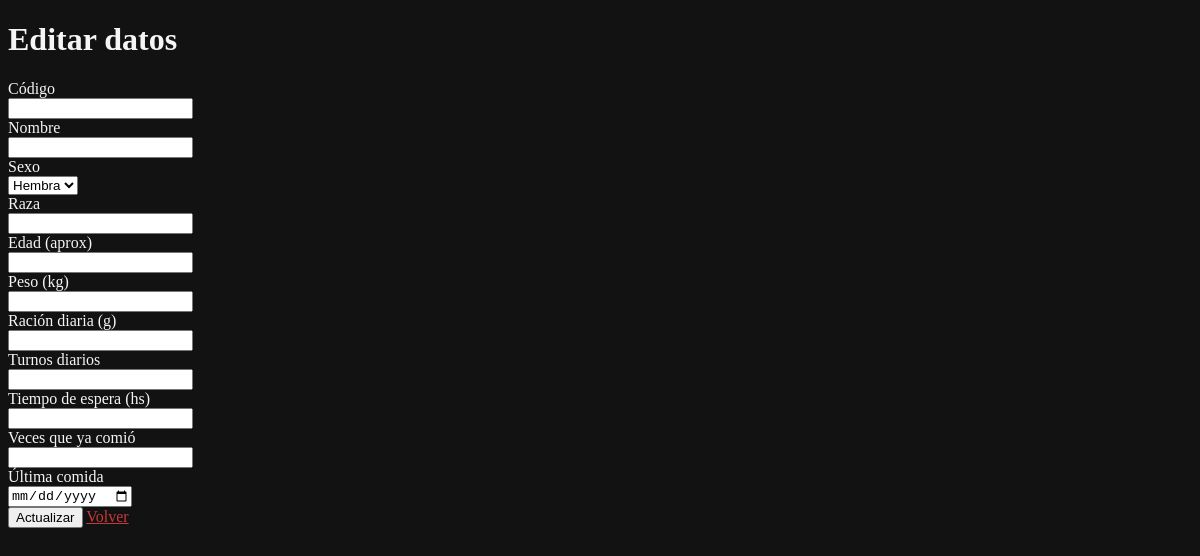
The page /editar.php?id=99F5FCB8as on the database as committed earlier.
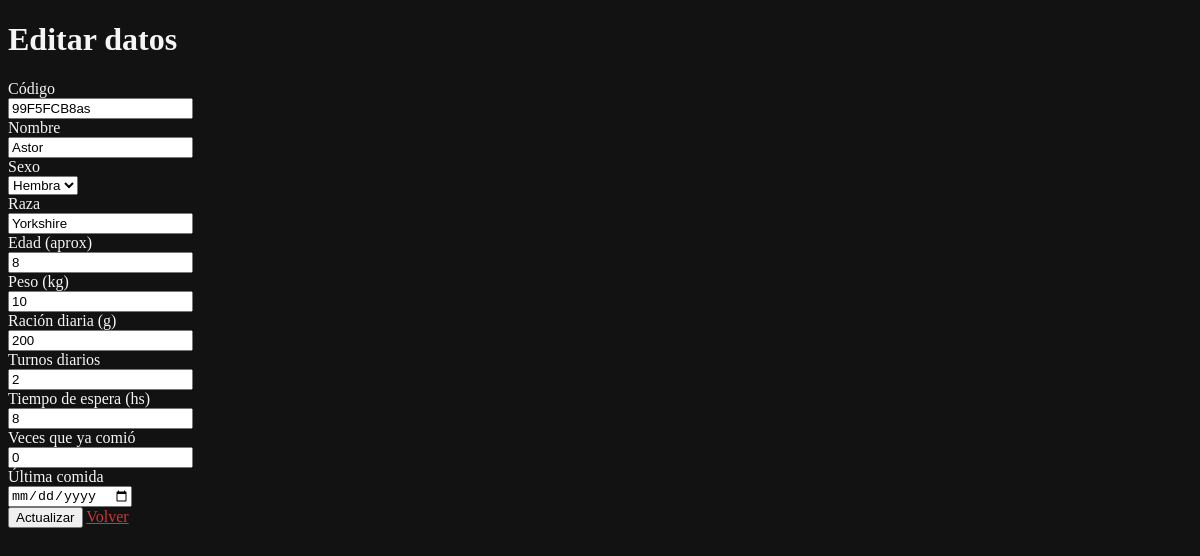
The same page on the database as committed later.
### tables this page shows
CREATE TABLE `perros` (
  `identificador` int(11) NOT NULL,
  `id` varchar(255) NOT NULL,
  `nombre` varchar(255) NOT NULL,
  `foto` varchar(255) NOT NULL,
  `sexo` enum('Macho','Hembra') NOT NULL,
  `raza` varchar(255) NOT NULL,
  `edad` int(11) NOT NULL,
  `peso` int(11) NOT NULL,
  `racion` int(11) NOT NULL,
  `turnos` int(11) NOT NULL,
  `cooldown` int(11) NOT NULL,
  `veces` varchar(255) NOT NULL,
  `ultima` timestamp NOT NULL DEFAULT current_timestamp()
);

### editar.php (the view, shortened to what this page needs)
<?php
    $id = null;
    if ( !empty($_GET['id'])) {
        $id = $_REQUEST['id'];
    }
    $pdo = Base::connect();
	$pdo->setAttribute(PDO::ATTR_ERRMODE, PDO::ERRMODE_EXCEPTION);
	$sql = "SELECT * FROM perros where id = ?";
	$q = $pdo->prepare($sql);
	$q->execute(array($id));
	$datos = $q->fetch(PDO::FETCH_ASSOC);
?>
<!DOCTYPE html>
<html lang="es">
<html>
	<head>
		<link rel="stylesheet" href="css/temp.css">
	</head>
	<body>
		<div>
			<div>
				<div>
					<h1>Editar datos</h1>
				</div>
				<form action="db_editar.php?id=<?php echo $id?>" method="post" enctype="multipart/form-data">
					<div>
						<label>Código</label>
						<div>
							<input name="id" type="text"  placeholder="" value="<?php echo $datos['id'];?>" readonly>
						</div>
					</div>
					<div>
						<label>Nombre</label>
						<div>
							<input name="nombre" type="text"  placeholder="" value="<?php echo $datos['nombre'];?>" required>
						</div>
					</div>
					<div>
						<label>Sexo</label>
						<div>
							<select name="sexo" id="selSexo">
								<option value="Hembra">Hembra</option>
							</select>
						</div>
					</div>
					<div>
						<label>Raza</label>
						<div>
							<input name="raza" type="text" placeholder="" value="<?php echo $datos['raza'];?>" required>
						</div>
					</div>
					<div>
						<label>Edad (aprox)</label>
						<div>
							<input name="edad" type="number" placeholder="" value="<?php echo $datos['edad'];?>" required>
						</div>
					</div>
					<div>
						<label>Peso (kg)</label>
						<div>
							<input name="peso" type="number"  placeholder="" value="<?php echo $datos['peso'];?>" required>
						</div>
					</div>
					<div>
						<label>Ración diaria (g)</label>
						<div>
							<input name="racion" type="number"  placeholder="" value="<?php echo $datos['racion'];?>" required>
						</div>
					</div>
					<div>
						<label>Turnos diarios</label>
						<div>
							<input name="turnos" type="number"  placeholder="" value="<?php echo $datos['turnos'];?>" required>
						</div>
					</div>
					<div>
						<label>Tiempo de espera (hs)</label>
						<div>
							<input name="cooldown" type="number"  placeholder="" value="<?php echo $datos['cooldown'];?>" required>
						</div>
					</div>
					<div>
						<label>Veces que ya comió</label>
						<div>
							<input name="veces" type="number"  placeholder="" value="<?php echo $datos['veces'];?>" required>
						</div>
					</div>
					<div>
						<label>Última comida</label>
						<div>
							<input name="ultima" type="date"  placeholder="" value="<?php echo $datos['ultima'];?>" required>
						</div>
					</div>
					<div>
						<button type="submit">Actualizar</button>
						<a href="inicio.php">Volver</a>
					</div>
				</form>
			</div>
		</div>
	</body>
</html>

Rows that differ between the two databases and show on the page:
added perros: id "99F5FCB8as", nombre "Astor", raza "Yorkshire", edad "8", peso "10", racion "200", turnos "2", cooldown "8", veces "0"
